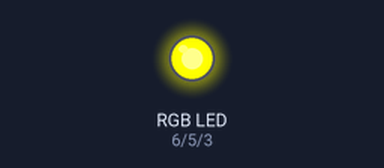
Recording of a sketch running on a simulated Arduino Uno, built with avr-gcc and run on an emulated ATmega328P. Parts: an RGB LED mixed from three pins (HIGH = lit).

Above: at 0.2 s.
At 0.7 s:
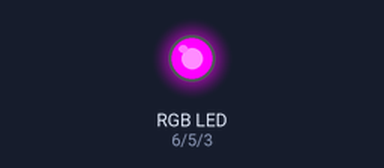
At 2.7 s:
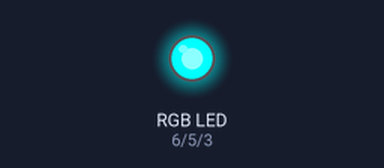
Timing chart, 0 to 3.5 s (numbered marks = the images above):
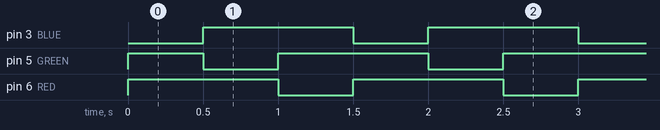

Measured:
- by itself, pin 3 (BLUE), pin 6 (RED): alternates HIGH for 1.0 s and LOW for 0.50 s
- by itself, pin 5 (GREEN): repeats every 1.5 s: LOW 0.50 s, HIGH 1.0 s
- by itself, everything shown: repeats every 1.5 s, in 3 steps

The sketch:

RGBLED.ino
```cpp
#define BLUE 3
#define GREEN 5
#define RED 6

void setup(){
  // put your setup code here, to run once:
pinMode(RED,OUTPUT);
pinMode(BLUE,OUTPUT);
pinMode(GREEN,OUTPUT);
}

void loop() {
  // put your main code here, to run repeatedly:
digitalWrite(RED,HIGH);
digitalWrite(BLUE,LOW);
digitalWrite(GREEN,HIGH);
delay(500);

digitalWrite(RED,HIGH);
digitalWrite(BLUE,HIGH);
digitalWrite(GREEN,LOW);
delay(500);

digitalWrite(RED,LOW);
digitalWrite(BLUE,HIGH);
digitalWrite(GREEN,HIGH);
delay(500);
}
```
